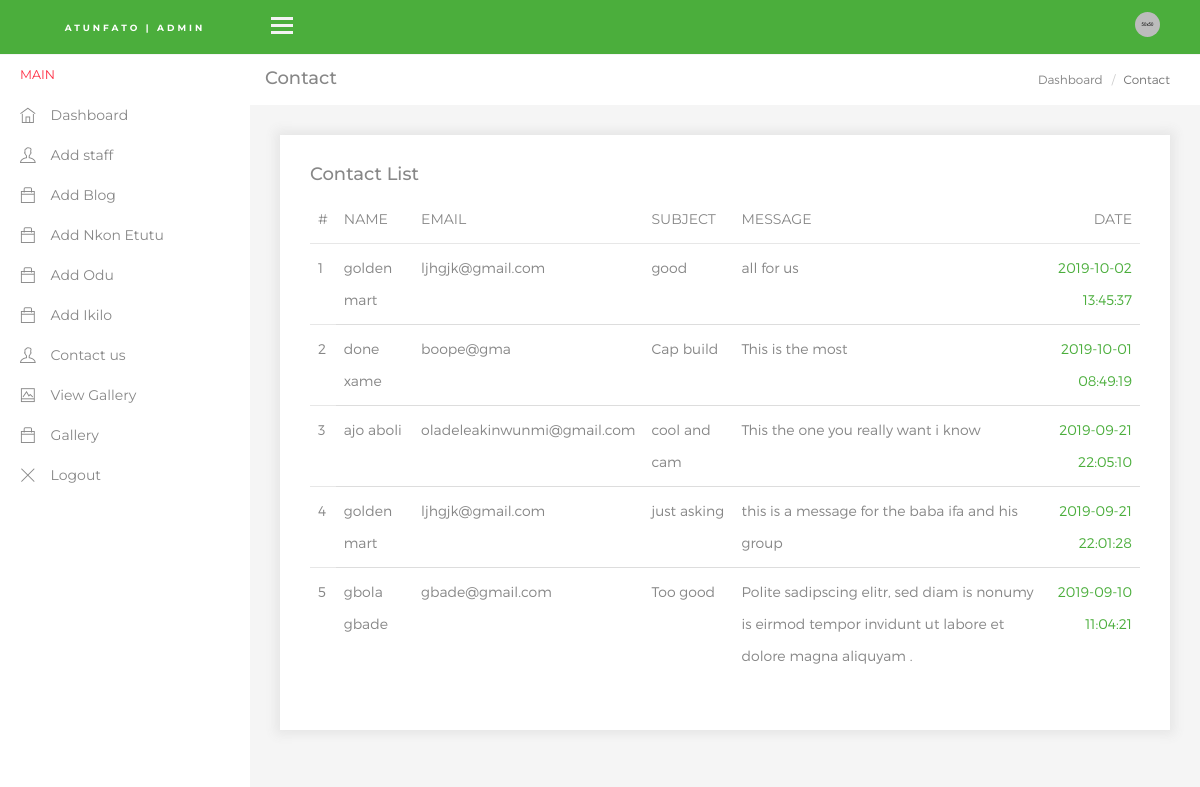
/Ohun_in_Admin/contact.php, run on the app's committed database.
### tables this page shows
CREATE TABLE IF NOT EXISTS `contact_us` (
  `id` int(11) NOT NULL AUTO_INCREMENT,
  `name` varchar(111) NOT NULL,
  `email` varchar(111) NOT NULL,
  `subject` varchar(211) NOT NULL,
  `message` text NOT NULL,
  `date` timestamp NOT NULL,
  `status` varchar(11) NOT NULL,
  PRIMARY KEY (`id`)
);

### Ohun_in_Admin/contact.php (the view, shortened to what this page needs)
<?php session_start();
include 'connect.php';?>
<!DOCTYPE html>
<html lang="en">
<head>
    <link href="assets/css/lib/font-awesome.min.css" rel="stylesheet">
    <link rel="stylesheet" type="text/css" href="assets/css/lib/themify-icons/themify-icons.css">
    <link href="assets/css/lib/mmc-chat.css" rel="stylesheet" />
    <link href="assets/css/lib/sidebar.css" rel="stylesheet">
    <link href="assets/css/lib/bootstrap.min.css" rel="stylesheet">
    <link href="assets/css/lib/unix.css" rel="stylesheet">
    <link href="assets/css/style.css" rel="stylesheet">
</head>
<body>
<?php include 'nav.php';
include 'header.php';?>
    <div class="content-wrap">
        <div class="main">
            <div class="container-fluid">
                <div class="row">
                    <div class="col-lg-8 p-0">
                        <div class="page-header">
                            <div class="page-title">
                                <h1>Contact</h1>
                            </div>
                        </div>
                    </div>
                    <div class="col-lg-4 p-0">
                        <div class="page-header">
                            <div class="page-title">
                                <ol class="breadcrumb text-right">
                                    <li><a href="index.php">Dashboard</a></li>
                                    <li class="active">Contact</li>
                                </ol>
                            </div>
                        </div>
                    </div>
                </div>
                <div class="main-content">
                    <div class="row">
                        <div class="col-lg-12">
                            <div class="card alert">
                                <div class="card-header">
                                    <h4>Contact List </h4>
                                </div>
                                <div class="card-body">
                                    <table class="table table-responsive">
                                        <thead>
                                            <tr>
                                                <th>#</th>
                                                <th>Name</th>
                                                <th>Email</th>
                                                <th>Subject</th>
                                                <th>Message</th>
                                                <th> Date</th>
                                            </tr>
                                        </thead>
                                        <tbody>
                                        <?php
                      $select_query = "select * from contact_us order by id desc";
                      $my_select = mysqli_query($mycon,$select_query);
                      $count = 0;
                      while($data = mysqli_fetch_array($my_select)){
                          $count++;
                        ?>
                                            <tr>
                                                <th scope="row"><?php echo $count;?></th>
                                                <td><?php echo $data["name"]?></td>
                                                <td><?php echo $data["email"];?></td>
                                                <td><?php echo $data["subject"];?></td>
                                                <td><?php echo $data["message"];?></td>
                                                <td class="color-primary"><?php echo $data["date"];?></td>
                                            </tr>
                                            <?php
                      }
                      ?>
                                        </tbody>
                                    </table>
                                </div>
                            </div>
                        </div>
					</div>
				</div>
            </div>
        </div>
    </div>
</body>
</html>

### Ohun_in_Admin/assets/css/style.css (style rules this page uses)
.card-body { background: #ffffff; }
.card { background: #ffffff; margin: 15px 0px 15px 0px; padding: 30px; border: 0px; border-radius: 0px; box-shadow: 0 0 10px 5px #e7e7e7; }
.card-header h4 { display: inline-block; }
.main .page-header { min-height: 50px; margin: 0px; padding: 0px 15px; background: #ffffff; border-bottom: 0px; }
.main .page-header h1 { font-size: 18px; padding: 14px 0px; margin: 0px; }
.main .page-header .breadcrumb { margin: 0px; padding: 14px 15px; background: #ffffff; }
.main .page-header .breadcrumb li:hover, .main .page-header .breadcrumb li:focus, .main .page-header .breadcrumb li.active { font-family: 'MontserratLight', sans-serif; font-weight: normal; font-size: 12px; }
.main .page-header .breadcrumb li a { font-size: 12px; font-family: 'MontserratLight', sans-serif; }
.table-inbox > tbody > tr > td, .table > tbody > tr > th, .table > tfoot > tr > td, .table > tfoot > tr > th, .table > thead > tr > td, .table > thead > tr > th { border-top: 1px solid #e7e7e7; line-height: 1.42857; padding: 8px; vertical-align: top; }
thead tr th { color: #878787; font-weight: normal; text-transform: uppercase; }
thead tr th:last-child { text-align: right; }
tbody tr th { color: #878787; font-family: 'MontserratLight', sans-serif; font-weight: normal; }
tbody tr td { font-family: 'MontserratLight', sans-serif; color: #878787; }
tbody tr td:last-child { text-align: right; }
.table > tbody > tr > td, .table > tbody > tr > th, .table > tfoot > tr > td, .table > tfoot > tr > th, .table > thead > tr > td, .table > thead > tr > th { line-height: 32px; vertical-align: top; }
.table > thead > tr > th { border-bottom: 1px solid #e7e7e7; }
body { font-family: 'Montserrat', sans-serif; background: #f5f5f5; color: #878787; }
a, button { outline: none!important; text-decoration: none!important; color: #878787; transition: all 0.2s ease 0s; }
li { list-style: none; }
.main-content { padding: 15px; }
.alert h4 { color: #878787; }
.text-primary, .color-primary { color: #4BAE3C; }

### data on the page
contact_us: name "golden mart", email "ljhgjk@gmail.com", subject "good", message "all for us", date "2019-10-02 13:45:37"
contact_us: name "done xame", email "boope@gma", subject "Cap build", message "This is the most", date "2019-10-01 08:49:19"
contact_us: name "ajo aboli", email "oladeleakinwunmi@gmail.com", subject "cool and cam", message "This the one you really want i know", date "2019-09-21 22:05:10"
contact_us: name "golden mart", email "ljhgjk@gmail.com", subject "just asking", message "this is a message for the baba ifa and his group", date "2019-09-21 22:01:28"
contact_us: name "gbola gbade", email "gbade@gmail.com", subject "Too good", message "Polite sadipscing elitr, sed diam is nonumy is eirmod tempor invidunt ut labore et dolore magna aliquyam .", date "2019-09-10 11:04:21"
